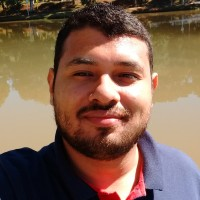
#> input picture Old/imgs/alisson.jpg, 200 x 200 px, found by its file name
$ python svd_compressao.py
#> lines starting #> are read from the running program, lines starting #| are printed output that depends on the picture
"""
Compressão de imagem com SVD (Decomposição em Valores Singulares)

Ideia: toda matriz A (m x n) pode ser escrita como A = U @ diag(S) @ Vt.
Se guardarmos só os k maiores valores singulares, obtemos uma aproximação A_k
que usa bem menos dados e ainda parece com a original.

Uso:
    python svd_compressao.py minha_foto.jpg
"""

import sys
import numpy as np
import matplotlib.pyplot as plt
from PIL import Image

# ---------------------------------------------------------------
# 1) CONFIGURAÇÃO
# ---------------------------------------------------------------
CAMINHO = sys.argv[1] if len(sys.argv) > 1 else "alisson.jpg"
VALORES_K = [2, 5, 20, 50, 100]  # quantos valores singulares manter


# ---------------------------------------------------------------
# 2) FUNÇÕES
# ---------------------------------------------------------------
def carregar_imagem(caminho):
    """Abre a imagem em tons de cinza e devolve uma matriz numpy (m x n)."""
#> called with caminho = 'alisson.jpg'
    img = Image.open(caminho).convert("L")  # "L" = escala de cinza
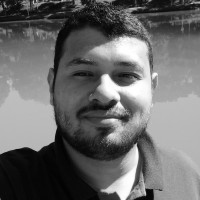
#> img: PIL image 200x200 L; min 1, max 255, mean 106.3
    return np.array(img, dtype=float)


def reconstruir(U, S, Vt, k):
    """Monta A_k usando apenas os k primeiros valores singulares."""
    return U[:, :k] @ np.diag(S[:k]) @ Vt[:k, :]


def tamanho_comprimido(m, n, k):
    """Quantos números precisamos guardar: U (m*k) + S (k) + Vt (k*n)."""
    return k * (m + n + 1)


def energia_retida(S, k):
    """Fração da 'informação' mantida (soma dos quadrados dos valores singulares)."""
    return np.sum(S[:k] ** 2) / np.sum(S ** 2)


# ---------------------------------------------------------------
# 3) PROGRAMA PRINCIPAL
# ---------------------------------------------------------------
A = carregar_imagem(CAMINHO)
m, n = A.shape
#> m = 200; n = 200
print(f"Imagem: {m} x {n} pixels  ->  {m * n} números\n")
#| Imagem: 200 x 200 pixels  ->  40000 números

# A decomposição em si: uma única linha
U, S, Vt = np.linalg.svd(A, full_matrices=False)
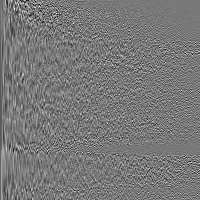
#> U: shape (200, 200) float64; min -0.347, max 0.384, mean -0.000392; drawn with min black and max white
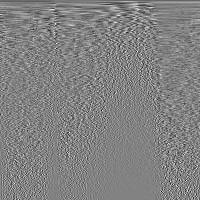
#> Vt: shape (200, 200) float64; min -0.393, max 0.376, mean -0.000459; drawn with min black and max white
#> S = 200 values, max 23557.6 at index 0, min 0.0177 at index 199, mean 341.7

# Tabela de resultados
print(f"{'k':>5} {'números guardados':>20} {'economia':>10} {'energia':>9}")
for k in VALORES_K:
    guardado = tamanho_comprimido(m, n, k)
    economia = 1 - guardado / (m * n)
    print(f"{k:>5} {guardado:>20} {economia:>10.1%} {energia_retida(S, k):>9.1%}")
#> this loop made 5 passes
#|     2                  802      98.0%     92.6%
#|     5                 2005      95.0%     97.1%
#|    20                 8020      80.0%     99.5%
#|    50                20050      49.9%     99.9%
#|   100                40100      -0.2%    100.0%

# ---------------------------------------------------------------
# 4) GRÁFICO 1: original vs. aproximações
# ---------------------------------------------------------------
fig, eixos = plt.subplots(1, len(VALORES_K) + 1, figsize=(3 * (len(VALORES_K) + 1), 3.5))

eixos[0].imshow(A, cmap="gray")
eixos[0].set_title("Original")

for eixo, k in zip(eixos[1:], VALORES_K):
    Ak = reconstruir(U, S, Vt, k)
    eixo.imshow(Ak, cmap="gray", vmin=0, vmax=255)
    eixo.set_title(f"k = {k}\n{1 - tamanho_comprimido(m, n, k) / (m * n):.0%} menos dados")
#> this loop made 5 passes
#> pass 1, `Ak = reconstruir(U, S, Vt, k)`:
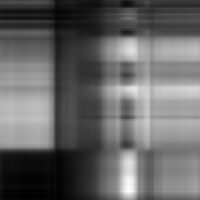
#> Ak: shape (200, 200) float64; min 2.28, max 264.1, mean 106.3; drawn with min black and max white
#> pass 3, `Ak = reconstruir(U, S, Vt, k)`:
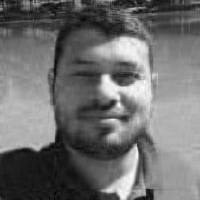
#> Ak: shape (200, 200) float64; min -22.23, max 273.6, mean 106.3; drawn with min black and max white

for eixo in eixos:
    eixo.axis("off")
plt.tight_layout()
plt.savefig("comparacao_svd.png", dpi=150)
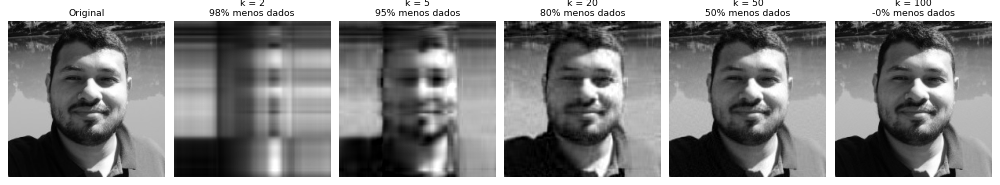
#> figure drawn by matplotlib, 6 panels

# ---------------------------------------------------------------
# 5) GRÁFICO 2: por que funciona? (valores singulares caem rápido)
# ---------------------------------------------------------------
plt.figure(figsize=(6, 4))
plt.semilogy(S)
plt.xlabel("índice i")
plt.ylabel("valor singular σᵢ (escala log)")
plt.title("Poucos valores singulares concentram quase toda a informação")
plt.grid(True)
plt.tight_layout()
plt.savefig("valores_singulares.png", dpi=150)
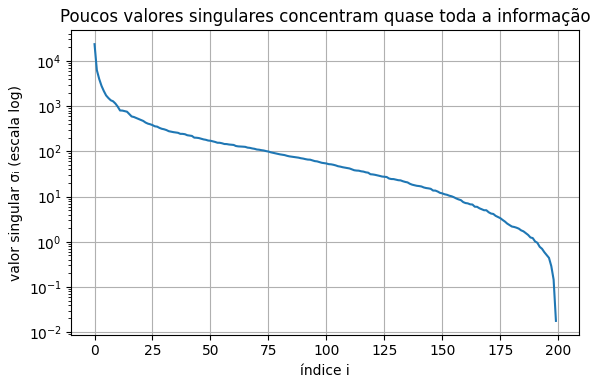
#> figure drawn by matplotlib, 1 panel; curve peaks at x = 0, y = 23557.6

plt.show()

$ run again, with Old/imgs/danimar.jpg copied over Old/imgs/alisson.jpg
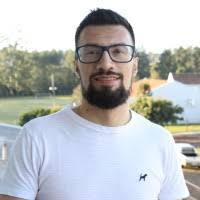
#> input picture Old/imgs/danimar.jpg, 200 x 200 px, found by its file name
#| Imagem: 200 x 200 pixels  ->  40000 números
#> `U, S, Vt = np.linalg.svd(A, full_matrices=False)`:
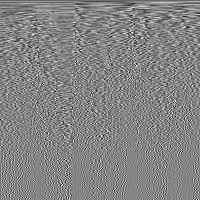
#> Vt: shape (200, 200) float64; min -0.346, max 0.321, mean -0.000385; drawn with min black and max white
#> S = 200 values, max 38514.2 at index 0, min 0.0129 at index 199, mean 411.9
#> the loop `for k in VALORES_K:` made 5 passes
#|     2                  802      98.0%     97.2%
#|     5                 2005      95.0%     98.7%
#|    20                 8020      80.0%     99.8%
#|    50                20050      49.9%    100.0%
#|   100                40100      -0.2%    100.0%
#> `plt.savefig("valores_singulares.png", dpi=150)`:
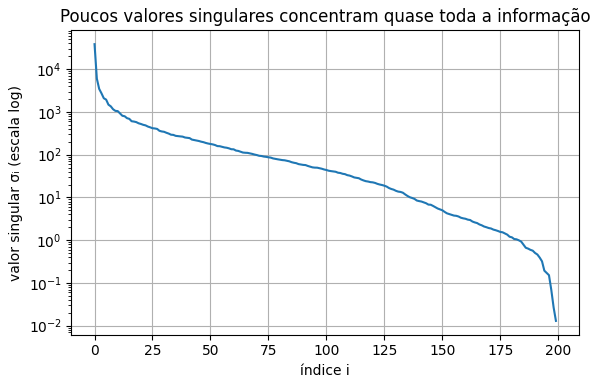
#> figure drawn by matplotlib, 1 panel; curve peaks at x = 0, y = 38514.2

$ run again, with Old/imgs/danimar2.jpg copied over Old/imgs/alisson.jpg
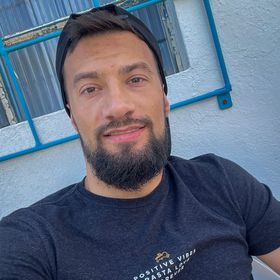
#> input picture Old/imgs/danimar2.jpg, 280 x 280 px, found by its file name
#| Imagem: 280 x 280 pixels  ->  78400 números
#> `U, S, Vt = np.linalg.svd(A, full_matrices=False)`:
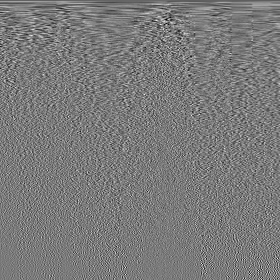
#> Vt: shape (280, 280) float64; min -0.302, max 0.325, mean -0.000226; drawn with min black and max white
#> S = 280 values, max 31122.7 at index 0, min 0.00364 at index 279, mean 359
#> the loop `for k in VALORES_K:` made 5 passes
#|     2                 1122      98.6%     93.6%
#|     5                 2805      96.4%     96.6%
#|    20                11220      85.7%     98.9%
#|    50                28050      64.2%     99.7%
#|   100                56100      28.4%     99.9%
#> `plt.savefig("valores_singulares.png", dpi=150)`:
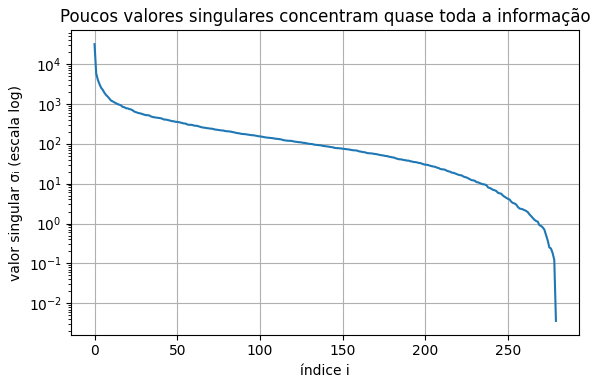
#> figure drawn by matplotlib, 1 panel; curve peaks at x = 0, y = 31122.7

$ run again, with Old/imgs/heitor.jpg copied over Old/imgs/alisson.jpg
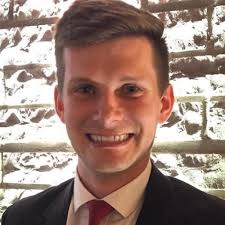
#> input picture Old/imgs/heitor.jpg, 225 x 225 px, found by its file name
#| Imagem: 225 x 225 pixels  ->  50625 números
#> S = 225 values, max 33027.3 at index 0, min 0.0765 at index 224, mean 496.6
#> the loop `for k in VALORES_K:` made 5 passes
#|     2                  902      98.2%     91.7%
#|     5                 2255      95.5%     95.0%
#|    20                 9020      82.2%     98.7%
#|    50                22550      55.5%     99.7%
#|   100                45100      10.9%    100.0%
#> `plt.savefig("valores_singulares.png", dpi=150)`:
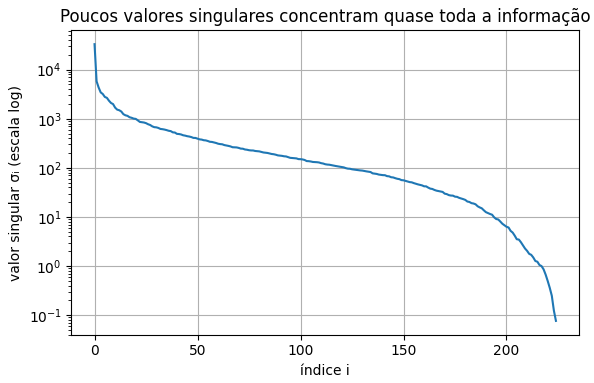
#> figure drawn by matplotlib, 1 panel; curve peaks at x = 0, y = 33027.3
